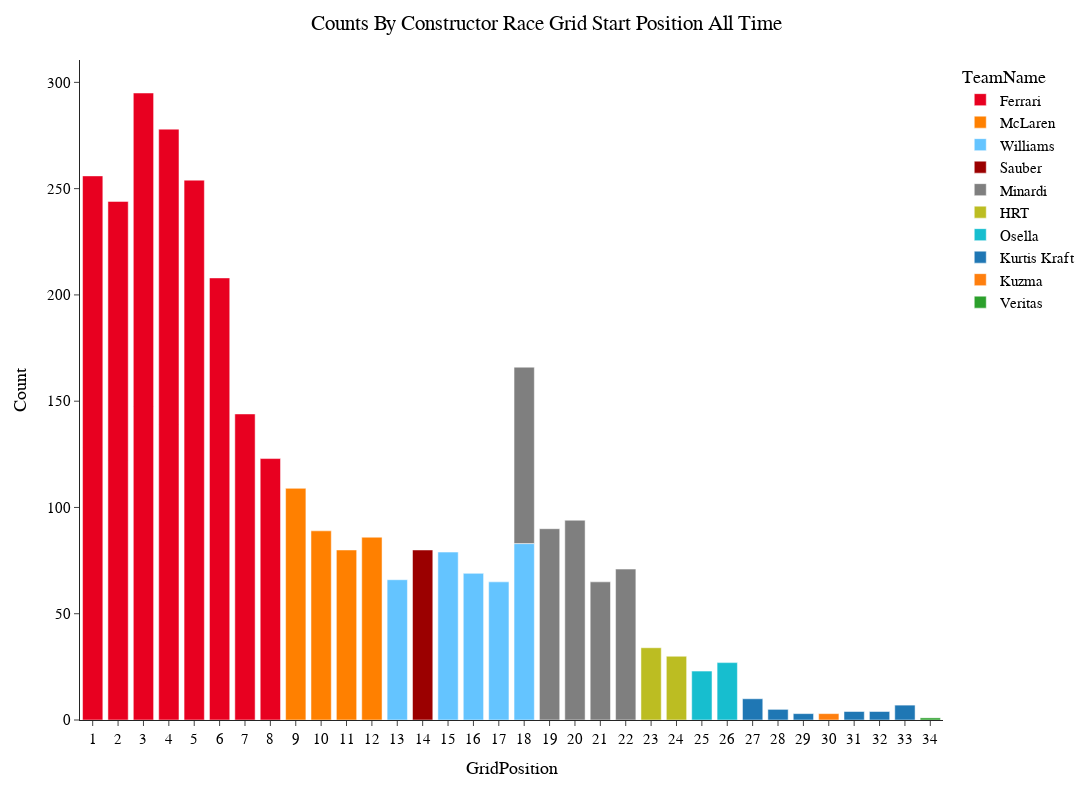

Source (notebook cell):
### Code cell
fig_top_grid=px.bar(grouped_top_grid, 
           x="GridPosition", 
           y="Count", 
           color='TeamName',
           height=800,
           width=1400,
           template='simple_white',
           hover_data=["TeamName"],
                      color_discrete_map={
                 "Alpine": "#0093cc",
                 "Aston Martin": "#229971",
                 "Ferrari": "#E80020",
                 "Haas F1 Team": "#B6BABD",
                 "Kick Sauber": "#52e252",
                 "McLaren": "#FF8000",
                 "Mercedes": "#27F4D2",
                 "RB": "#6692FF",
                 "Red Bull Racing": "#3671C6",
                 "Williams": "#64C4FF" ,
                 "Alfa Romeo":"#C92D4B",
                 "AlphaTauri":"#5E8FAA",
                 "Racing Point":"#F596C8",
                 "Renault":"#FFF500",
                 "Toro Rosso":"#469bff",
                 "Force India":"#F596C8",
                 "Sauber":"#9B0000"
                 },
        )

fig_top_grid.update_layout(
    title="Counts By Constructor Race Grid Start Position All Time",
    hoverlabel=dict(
        bgcolor="white",
        font_size=15,
        font_family="PT Sans Narrow"
    ),
    title_x=0.5,
    yaxis = dict(tickfont = dict(size=15)),
    xaxis = dict(tickfont = dict(size=15),
                 tickmode = 'linear',
    tick0 = 1,
    dtick = 1),
    font=dict(
        family="PT Sans Narrow",
        size=15,
        color="Black"
    ),
    title_font_family="PT Sans Narrow"
)
# fig_top.update_traces(marker_color='#246DF8')

### Figure 1 — Plotly figure (JSON) as saved in the notebook; plotly's stock layout.template omitted (floating-point values rounded to 4 significant figures)
{"data": [{"alignmentgroup": "True", "customdata": [["Ferrari"], ["Ferrari"], ["Ferrari"], ["Ferrari"], ["Ferrari"], ["Ferrari"], ["Ferrari"], ["Ferrari"]], "hovertemplate": "TeamName=%{customdata[0]}<br>GridPosition=%{x}<br>Count=%{y}<extra></extra>", "legendgroup": "Ferrari", "marker": {"color": "#E80020", "pattern": {"shape": ""}}, "name": "Ferrari", "offsetgroup": "Ferrari", "orientation": "v", "showlegend": true, "textposition": "auto", "type": "bar", "x": [1, 2, 3, 4, 5, 6, 7, 8], "xaxis": "x", "y": [256, 244, 295, 278, 254, 208, 144, 123], "yaxis": "y"}, {"alignmentgroup": "True", "customdata": [["McLaren"], ["McLaren"], ["McLaren"], ["McLaren"]], "hovertemplate": "TeamName=%{customdata[0]}<br>GridPosition=%{x}<br>Count=%{y}<extra></extra>", "legendgroup": "McLaren", "marker": {"color": "#FF8000", "pattern": {"shape": ""}}, "name": "McLaren", "offsetgroup": "McLaren", "orientation": "v", "showlegend": true, "textposition": "auto", "type": "bar", "x": [9, 10, 11, 12], "xaxis": "x", "y": [109, 89, 80, 86], "yaxis": "y"}, {"alignmentgroup": "True", "customdata": [["Williams"], ["Williams"], ["Williams"], ["Williams"], ["Williams"]], "hovertemplate": "TeamName=%{customdata[0]}<br>GridPosition=%{x}<br>Count=%{y}<extra></extra>", "legendgroup": "Williams", "marker": {"color": "#64C4FF", "pattern": {"shape": ""}}, "name": "Williams", "offsetgroup": "Williams", "orientation": "v", "showlegend": true, "textposition": "auto", "type": "bar", "x": [13, 15, 16, 17, 18], "xaxis": "x", "y": [66, 79, 69, 65, 83], "yaxis": "y"}, {"alignmentgroup": "True", "customdata": [["Sauber"]], "hovertemplate": "TeamName=%{customdata[0]}<br>GridPosition=%{x}<br>Count=%{y}<extra></extra>", "legendgroup": "Sauber", "marker": {"color": "#9B0000", "pattern": {"shape": ""}}, "name": "Sauber", "offsetgroup": "Sauber", "orientation": "v", "showlegend": true, "textposition": "auto", "type": "bar", "x": [14], "xaxis": "x", "y": [80], "yaxis": "y"}, {"alignmentgroup": "True", "customdata": [["Minardi"], ["Minardi"], ["Minardi"], ["Minardi"], ["Minardi"]], "hovertemplate": "TeamName=%{customdata[0]}<br>GridPosition=%{x}<br>Count=%{y}<extra></extra>", "legendgroup": "Minardi", "marker": {"color": "#7F7F7F", "pattern": {"shape": ""}}, "name": "Minardi", "offsetgroup": "Minardi", "orientation": "v", "showlegend": true, "textposition": "auto", "type": "bar", "x": [18, 19, 20, 21, 22], "xaxis": "x", "y": [83, 90, 94, 65, 71], "yaxis": "y"}, {"alignmentgroup": "True", "customdata": [["HRT"], ["HRT"]], "hovertemplate": "TeamName=%{customdata[0]}<br>GridPosition=%{x}<br>Count=%{y}<extra></extra>", "legendgroup": "HRT", "marker": {"color": "#BCBD22", "pattern": {"shape": ""}}, "name": "HRT", "offsetgroup": "HRT", "orientation": "v", "showlegend": true, "textposition": "auto", "type": "bar", "x": [23, 24], "xaxis": "x", "y": [34, 30], "yaxis": "y"}, {"alignmentgroup": "True", "customdata": [["Osella"], ["Osella"]], "hovertemplate": "TeamName=%{customdata[0]}<br>GridPosition=%{x}<br>Count=%{y}<extra></extra>", "legendgroup": "Osella", "marker": {"color": "#17BECF", "pattern": {"shape": ""}}, "name": "Osella", "offsetgroup": "Osella", "orientation": "v", "showlegend": true, "textposition": "auto", "type": "bar", "x": [25, 26], "xaxis": "x", "y": [23, 27], "yaxis": "y"}, {"alignmentgroup": "True", "customdata": [["Kurtis Kraft"], ["Kurtis Kraft"], ["Kurtis Kraft"], ["Kurtis Kraft"], ["Kurtis Kraft"], ["Kurtis Kraft"]], "hovertemplate": "TeamName=%{customdata[0]}<br>GridPosition=%{x}<br>Count=%{y}<extra></extra>", "legendgroup": "Kurtis Kraft", "marker": {"color": "#1F77B4", "pattern": {"shape": ""}}, "name": "Kurtis Kraft", "offsetgroup": "Kurtis Kraft", "orientation": "v", "showlegend": true, "textposition": "auto", "type": "bar", "x": [27, 28, 29, 31, 32, 33], "xaxis": "x", "y": [10, 5, 3, 4, 4, 7], "yaxis": "y"}, {"alignmentgroup": "True", "customdata": [["Kuzma"]], "hovertemplate": "TeamName=%{customdata[0]}<br>GridPosition=%{x}<br>Count=%{y}<extra></extra>", "legendgroup": "Kuzma", "marker": {"color": "#FF7F0E", "pattern": {"shape": ""}}, "name": "Kuzma", "offsetgroup": "Kuzma", "orientation": "v", "showlegend": true, "textposition": "auto", "type": "bar", "x": [30], "xaxis": "x", "y": [3], "yaxis": "y"}, {"alignmentgroup": "True", "customdata": [["Veritas"]], "hovertemplate": "TeamName=%{customdata[0]}<br>GridPosition=%{x}<br>Count=%{y}<extra></extra>", "legendgroup": "Veritas", "marker": {"color": "#2CA02C", "pattern": {"shape": ""}}, "name": "Veritas", "offsetgroup": "Veritas", "orientation": "v", "showlegend": true, "textposition": "auto", "type": "bar", "x": [34], "xaxis": "x", "y": [1], "yaxis": "y"}], "layout": {"barmode": "relative", "font": {"color": "Black", "family": "PT Sans Narrow", "size": 15}, "height": 800, "hoverlabel": {"bgcolor": "white", "font": {"family": "PT Sans Narrow", "size": 15}}, "legend": {"title": {"text": "TeamName"}, "tracegroupgap": 0}, "margin": {"t": 60}, "title": {"font": {"family": "PT Sans Narrow"}, "text": "Counts By Constructor Race Grid Start Position All Time", "x": 0.5}, "width": 1400, "xaxis": {"anchor": "y", "domain": [0, 1], "dtick": 1, "tick0": 1, "tickfont": {"size": 15}, "tickmode": "linear", "title": {"text": "GridPosition"}}, "yaxis": {"anchor": "x", "domain": [0, 1], "tickfont": {"size": 15}, "title": {"text": "Count"}}}}
